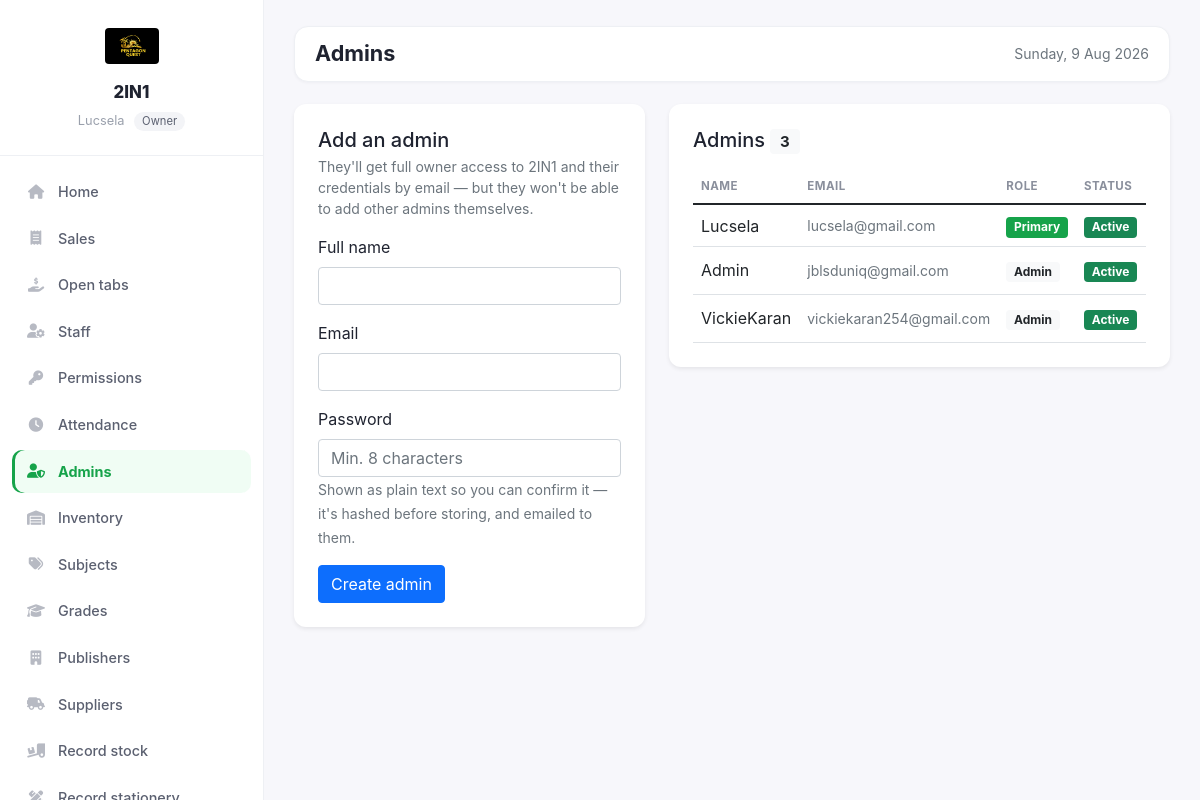
/public/super/admins/index.php (signed in), run on the app's committed database.
### tables this page shows
CREATE TABLE `tenants` (
  `id` int NOT NULL AUTO_INCREMENT,
  `name` varchar(150) NOT NULL,
  `slug` varchar(150) NOT NULL,
  `owner_user_id` int DEFAULT NULL,
  `status` enum('active','suspended','cancelled') NOT NULL DEFAULT 'active',
  `logo_path` varchar(255) DEFAULT NULL,
  `currency` varchar(8) NOT NULL DEFAULT 'KES',
  `phone` varchar(30) DEFAULT NULL,
  `address` varchar(255) DEFAULT NULL,
  `receipt_footer` varchar(255) DEFAULT NULL,
  `kra_pin` varchar(20) DEFAULT NULL,
  `created_at` datetime NOT NULL DEFAULT CURRENT_TIMESTAMP,
  `updated_at` datetime NOT NULL DEFAULT CURRENT_TIMESTAMP ON UPDATE CURRENT_TIMESTAMP,
  PRIMARY KEY (`id`),
  UNIQUE KEY `uq_tenant_slug` (`slug`),
  KEY `idx_tenant_status` (`status`)
);

CREATE TABLE `users` (
  `id` int NOT NULL AUTO_INCREMENT,
  `tenant_id` int DEFAULT NULL,
  `username` varchar(50) NOT NULL,
  `email` varchar(100) NOT NULL,
  `password_hash` varchar(255) NOT NULL,
  `pin_hash` varchar(255) DEFAULT NULL,
  `position` varchar(100) DEFAULT NULL,
  `must_reset_password` tinyint(1) NOT NULL DEFAULT '0',
  `role_id` int NOT NULL,
  `is_active` tinyint(1) DEFAULT '1',
  `email_verified` tinyint(1) DEFAULT '0',
  `activation_token` varchar(64) DEFAULT NULL,
  `activation_expires` datetime DEFAULT NULL,
  `activated_at` datetime DEFAULT NULL,
  `created_at` timestamp NULL DEFAULT CURRENT_TIMESTAMP,
  `updated_at` timestamp NULL DEFAULT CURRENT_TIMESTAMP ON UPDATE CURRENT_TIMESTAMP,
  PRIMARY KEY (`id`),
  UNIQUE KEY `username` (`username`),
  UNIQUE KEY `email` (`email`),
  UNIQUE KEY `uq_users_tenant_email` (`tenant_id`,`email`),
  KEY `role_id` (`role_id`),
  KEY `idx_email` (`email`),
  KEY `idx_username` (`username`),
  KEY `idx_users_tenant` (`tenant_id`),
  KEY `idx_users_activation` (`activation_token`),
  CONSTRAINT `users_ibfk_1` FOREIGN KEY (`role_id`) REFERENCES `roles` (`id`)
);

### app/app.php (called while the page is built, shortened)
<?php
require_once __DIR__ . '/helpers/PathConfig.php';
spl_autoload_register(function ($class) {
    foreach (['Models\\' => '/app/models/', 'Controllers\\' => '/app/controllers/'] as $prefix => $dir) {
        if (strpos($class, $prefix) === 0) {
            $file = ROOT_PATH . $dir . substr($class, strlen($prefix)) . '.php';
            if (is_file($file)) { require_once $file; return; }
        }
    }
    foreach (['/app/helpers/', '/app/services/'] as $dir) {
        $file = ROOT_PATH . $dir . $class . '.php';
        if (is_file($file)) { require_once $file; return; }
    }
});

### app/helpers/TenantContext.php (called while the page is built, shortened)
<?php
class TenantContext
{
    private static ?int $userId   = null;
    private static ?int $tenantId = null;
    private static ?string $role  = null;
    private static array $caps    = [];
    public static function boot(): void
    {
        self::$userId   = $_SESSION['user_id']      ?? null;
        self::$tenantId = $_SESSION['tenant_id']    ?? null;
        self::$role     = $_SESSION['role']         ?? null;
        self::$caps     = $_SESSION['capabilities'] ?? [];
    }
    public static function userId(): ?int   { self::ensure(); return self::$userId; }
    public static function tenantId(): ?int { self::ensure(); return self::$tenantId; }
    public static function role(): ?string  { self::ensure(); return self::$role; }
    public static function can(string $cap): bool
    {
        return in_array(Capabilities::ALL, self::$caps, true)
            || in_array($cap, self::$caps, true);
    }
}

### app/models/Model.php (called while the page is built, shortened)
<?php
abstract class Model
{
    protected PDO $db;
    protected string $table;
    protected bool $tenantScoped = true;
    public function __construct(?PDO $db = null)
    {
        $this->db = $db ?? \Database::pdo();
    }
    protected function scopeTenantId(): ?int
    {
        if (!$this->tenantScoped) {
            return null;
        }
        $tid = \TenantContext::tenantId();
        return $tid;
    }
    public function find(int $id): ?array
    {
        $sql = "SELECT * FROM {$this->table} WHERE id = :id";
        $params = [':id' => $id];
        $stmt = $this->db->prepare($sql);
        $stmt->execute($params);
        $row = $stmt->fetch();
        return $row ?: null;
    }
}

### app/helpers/Database.php (called while the page is built, shortened)
<?php
class Database
{
    private static ?PDO $pdo = null;
    public static function pdo(): PDO
    {
        if (self::$pdo === null) {
            $cfg = require ROOT_PATH . '/app/config/database.php';
            $dsn = sprintf(
                'mysql:host=%s;dbname=%s;charset=%s',
                $cfg['host'],
                $cfg['dbname'],
                $cfg['charset'] ?? 'utf8mb4'
            );
            self::$pdo = new PDO($dsn, $cfg['username'], $cfg['password'], [
                PDO::ATTR_ERRMODE            => PDO::ERRMODE_EXCEPTION,
                PDO::ATTR_DEFAULT_FETCH_MODE => PDO::FETCH_ASSOC,
                PDO::ATTR_EMULATE_PREPARES   => false,
            ]);
            self::$pdo->exec("SET time_zone = '+03:00'");
        }
        return self::$pdo;
    }
}

### app/helpers/Branding.php (called while the page is built, shortened)
<?php
class Branding
{
    public static function tenantLogo(?array $tenant): string
    {
        if ($tenant && !empty($tenant['logo_path'])) {
            return public_url(self::normalizeStoredPath($tenant['logo_path']));
        }
        return self::loginLogo();
    }
    private static function normalizeStoredPath(string $path): string
    {
        $path = ltrim($path, '/');
        if (strpos($path, 'public/') === 0) {
            $path = substr($path, strlen('public/'));
        }
        return $path;
    }
}

### app/helpers/PathConfig.php (called while the page is built, shortened)
<?php
if (!function_exists('public_url')) {
    function public_url(string $path = ''): string
    {
        $base = defined('BASE_URL') ? (string) BASE_URL : '/public';
        $base = rtrim($base, '/');
        $path = ltrim($path, '/');
        return $base === '' ? '/' . ($path !== '' ? $path : '') : $base . '/' . $path;
    }
}

### public/super/admins/index.php (the view, shortened to what this page needs)
<?php
require_once __DIR__ . '/../../../app/app.php';
$pdo = Database::pdo();
$tenantId = TenantContext::tenantId();
$tenant = (new Models\TenantModel($pdo))->find($tenantId);
$primaryId = (int) ($tenant['owner_user_id'] ?? 0);
$shopName = $tenant['name'] ?? 'the shop';
$old = ['name' => '', 'email' => '', 'password' => ''];
$stmt = $pdo->prepare(
    "SELECT u.id, u.username, u.email, u.is_active
       FROM users u JOIN roles r ON r.id = u.role_id
      WHERE u.tenant_id = ? AND r.role_name = 'tenant_owner'
   ORDER BY (u.id = ?) DESC, u.username ASC"
);
$stmt->execute([$tenantId, $primaryId]);
$admins = $stmt->fetchAll();
?>
<div class="row g-4">
  <div class="col-12 col-lg-5">
    <div class="card border-0 shadow-sm" style="border-radius:12px;">
      <div class="card-body p-4">
        <h2 class="h5 mb-1">Add an admin</h2>
        <p class="text-muted small mb-3">They'll get full owner access to <?php echo htmlspecialchars($shopName); ?> and their credentials by email — but they won't be able to add other admins themselves.</p>
        <form method="post" novalidate>
          <div class="mb-3">
            <label class="form-label">Full name</label>
            <input name="name" class="form-control" value="<?php echo htmlspecialchars($old['name']); ?>" required autofocus>
          </div>
          <div class="mb-3">
            <label class="form-label">Email</label>
            <input name="email" type="email" class="form-control" value="<?php echo htmlspecialchars($old['email']); ?>" required>
          </div>
          <div class="mb-3">
            <label class="form-label">Password</label>
            <input name="password" type="text" class="form-control" minlength="8" placeholder="Min. 8 characters" autocomplete="off" required>
            <small class="text-muted">Shown as plain text so you can confirm it — it's hashed before storing, and emailed to them.</small>
          </div>
          <button class="btn btn-primary">Create admin</button>
        </form>
      </div>
    </div>
  </div>
  <div class="col-12 col-lg-7">
    <div class="card border-0 shadow-sm" style="border-radius:12px;">
      <div class="card-body p-4">
        <h2 class="h5 mb-3">Admins <span class="badge bg-light text-dark"><?php echo count($admins); ?></span></h2>
        <div class="table-responsive">
          <table class="table align-middle mb-0">
            <thead><tr class="text-muted small text-uppercase"><th>Name</th><th>Email</th><th>Role</th><th>Status</th><th></th></tr></thead>
            <tbody>
              <?php foreach ($admins as $a): $isPrimary = (int) $a['id'] === $primaryId; ?>
              <tr>
                <td class="fw-semibold"><?php echo htmlspecialchars($a['username']); ?></td>
                <td class="text-muted small"><?php echo htmlspecialchars($a['email']); ?></td>
                <td><?php echo $isPrimary ? '<span class="badge bg-primary">Primary</span>' : '<span class="badge bg-light text-dark">Admin</span>'; ?></td>
                <td>
                  <?php if ((int) $a['is_active'] === 1): ?><span class="badge bg-success">Active</span>
                  <?php else: ?><span class="badge bg-secondary">Blocked</span>
                  <?php endif; ?>
                </td>
              </tr>
              <?php endforeach; ?>
            </tbody>
          </table>
        </div>
      </div>
    </div>
  </div>
</div>
<?php
include __DIR__ . '/../../templates/tenants/layout.php';

### public/components/tenants/sidebar.php (shortened to what this page needs)
<?php
require_once __DIR__ . '/../../../app/helpers/PathConfig.php';
$__tenant   = $__tenant ?? null;
$shopName   = $__tenant['name'] ?? 'My Shop';
$logo = Branding::tenantLogo($__tenant);
$username   = $_SESSION['username'] ?? 'User';
$roleLabel  = TenantContext::role() === 'tenant_owner' ? 'Owner' : 'Staff';
$uri        = $_SERVER['REQUEST_URI'] ?? '';
$dashUrl    = TenantContext::role() === 'staff' ? public_url('staff/dashboard/') : public_url('super/dashboard/');
$isOn = function (string $needle) use ($uri): string {
    return strpos($uri, $needle) !== false ? 'active' : '';
};
?>
<aside class="t-sidebar" id="tSidebar">
    <div class="t-brand">
        <img class="t-logo" src="<?php echo htmlspecialchars($logo); ?>" alt="<?php echo htmlspecialchars($shopName); ?>">
        <div class="t-shop"><?php echo htmlspecialchars($shopName); ?></div>
        <div class="t-user">
            <?php echo htmlspecialchars($username); ?>
            <span class="t-role"><?php echo htmlspecialchars($roleLabel); ?></span>
        </div>
    </div>
    <nav class="t-nav">
        <a class="t-link <?php echo $isOn('/dashboard'); ?>" href="<?php echo $dashUrl; ?>">
            <i class="fas fa-house"></i><span>Home</span>
        </a>
        <?php if (TenantContext::role() === 'tenant_owner'): ?>
        <a class="t-link <?php echo $isOn('/super/sales'); ?>" href="<?php echo public_url('super/sales/'); ?>"><i class="fas fa-receipt"></i><span>Sales</span></a>
        <?php endif; ?>
        <?php if (TenantContext::can(Capabilities::SALES_RECORD)): ?>
        <a class="t-link <?php echo $isOn('/super/orders'); ?>" href="<?php echo public_url('super/orders/'); ?>"><i class="fas fa-hand-holding-dollar"></i><span>Open tabs</span></a>
        <?php endif; ?>
        <?php if (TenantContext::can(Capabilities::STAFF_MANAGE)):
            $onPermissions = strpos($uri, 'permissions') !== false;
            $onAttendance  = strpos($uri, 'attendance') !== false;
        ?>
        <a class="t-link <?php echo ($isOn('/super/staff') && !$onPermissions && !$onAttendance) ? 'active' : ''; ?>" href="<?php echo public_url('super/staff/'); ?>">
            <i class="fas fa-user-gear"></i><span>Staff</span>
        </a>
        <a class="t-link <?php echo $onPermissions ? 'active' : ''; ?>" href="<?php echo public_url('super/staff/permissions.php'); ?>">
            <i class="fas fa-key"></i><span>Permissions</span>
        </a>
        <a class="t-link <?php echo $onAttendance ? 'active' : ''; ?>" href="<?php echo public_url('super/staff/attendance.php'); ?>">
            <i class="fas fa-clock"></i><span>Attendance</span>
        </a>
        <?php endif; ?>
        <?php if (TenantContext::role() === 'tenant_owner' && (int) ($__tenant['owner_user_id'] ?? 0) === (int) TenantContext::userId()): ?>
        <a class="t-link <?php echo $isOn('/super/admins'); ?>" href="<?php echo public_url('super/admins/'); ?>">
            <i class="fas fa-user-shield"></i><span>Admins</span>
        </a>
        <?php endif; ?>
        <?php if (TenantContext::can(Capabilities::INVENTORY_VIEW) || TenantContext::can(Capabilities::INVENTORY_EDIT)): ?>
        <a class="t-link <?php echo $isOn('/super/inventory'); ?>" href="<?php echo public_url('super/inventory/'); ?>">
            <i class="fas fa-warehouse"></i><span>Inventory</span>
        </a>
        <?php endif; ?>
        <?php if (TenantContext::can(Capabilities::INVENTORY_EDIT)):
            $onStationeryCats = strpos($uri, '/super/categories') !== false && ($_GET['type'] ?? '') === 'stationery';
        ?>
        <a class="t-link <?php echo (strpos($uri, '/super/categories') !== false && !$onStationeryCats) ? 'active' : ''; ?>" href="<?php echo public_url('super/categories/'); ?>">
            <i class="fas fa-tags"></i><span>Subjects</span>
        </a>
        <a class="t-link <?php echo $isOn('/super/grades'); ?>" href="<?php echo public_url('super/grades/'); ?>">
            <i class="fas fa-graduation-cap"></i><span>Grades</span>
        </a>
        <a class="t-link <?php echo $isOn('/super/publishers'); ?>" href="<?php echo public_url('super/publishers/'); ?>">
            <i class="fas fa-building"></i><span>Publishers</span>
        </a>
        <a class="t-link <?php echo $isOn('/super/suppliers'); ?>" href="<?php echo public_url('super/suppliers/'); ?>">
            <i class="fas fa-truck-field"></i><span>Suppliers</span>
        </a>
        <a class="t-link <?php echo $isOn('/super/stock'); ?>" href="<?php echo public_url('super/stock/new.php'); ?>">
            <i class="fas fa-truck-loading"></i><span>Record stock</span>
        </a>
        <?php endif; ?>
        <?php if (TenantContext::can(Capabilities::STOCK_ENTER)): ?>
        <a class="t-link <?php echo $isOn('/super/stationery'); ?>" href="<?php echo public_url('super/stationery/new.php'); ?>">
            <i class="fas fa-pen-ruler"></i><span>Record stationery</span>
        </a>
        <?php endif; ?>
    </nav>
</aside>

### data on the page
tenants: logo_path (picture), name "2IN1"
users: username "Lucsela", email "lucsela@gmail.com", shows "Primary", is_active "Active"
users: username "Admin", email "jblsduniq@gmail.com", is_active "Active"
users: username "VickieKaran", email "vickiekaran254@gmail.com", shows "Admin", is_active "Active"

### other printed values
$username "Lucsela"
$roleLabel "Owner"
$page_title "Admins"
count($admins) "3"
